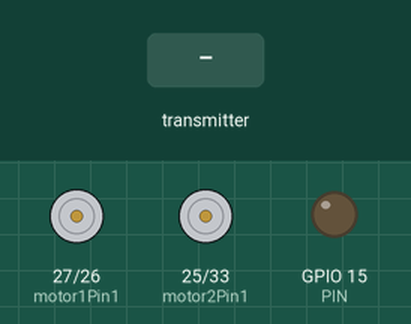
This program was run on a simulated ESP32. On the bench: motor-driver pin pairs drawn as motors (green arrow = first pin HIGH = forward, orange = second pin HIGH = backward, longer = more drive, scaled by the enable pin), output pins drawn as LEDs (lit = HIGH). The test bench sets the inputs (shaded band). What the program prints to the serial monitor is not drawn.

Above: at 1.2 s.
1.3 s: the transmitter starts sending a = 0
At 1.75 s:
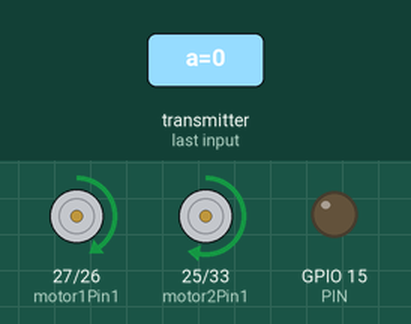
4.3 s: the transmitter starts sending txJustSwitchedOn = 1
5.8 s: the transmitter starts sending switchLightOn = 1
At 6.3 s:
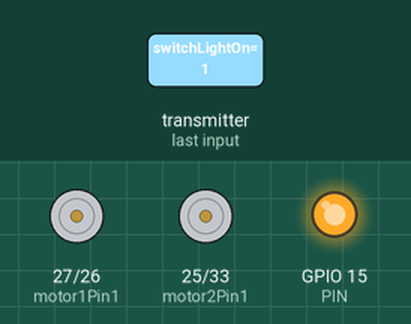
7.3 s: the transmitter starts sending txJustSwitchedOn = 0
At 8.05 s:
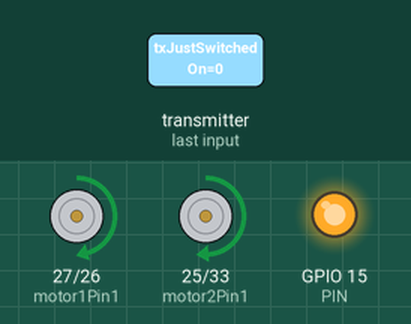
10.3 s: the transmitter starts sending right_value = 1024
13.3 s: the transmitter starts sending left_value = 4095
At 13.73 s:
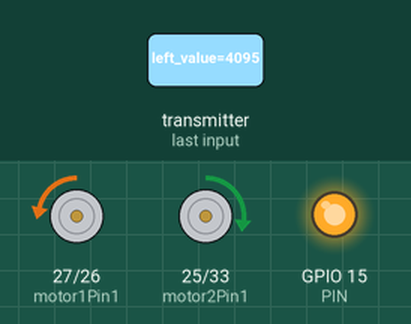
Timing chart, 0 to 63.8 s (numbered marks = the images above; inputs shaded):
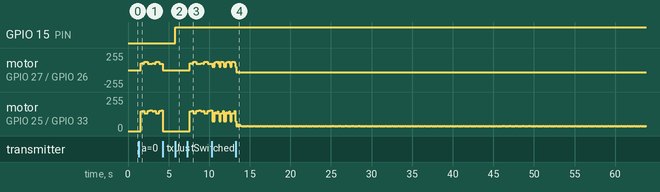

The program:

main.cpp
```cpp
#include <Arduino.h>
#include <esp_now.h>
#include <WiFi.h>
#include <Adafruit_NeoPixel.h>
#include "motorControl.h"

#define PIN 15

/*
  Rui Santos
  Complete project details at https://RandomNerdTutorials.com/esp-now-esp32-arduino-ide/

  Permission is hereby granted, free of charge, to any person obtaining a copy
  of this software and associated documentation files.

  The above copyright notice and this permission notice shall be included in all
  copies or substantial portions of the Software.
*/


// Structure example to receive data
// Must match the sender structure

typedef struct struct_message {
    char a[32];
    uint16_t right_value;
    uint16_t left_value;
    String d;
    bool switchLightOn;
    bool txJustSwitchedOn;
} struct_message;

// Create a struct_message called myData
struct_message myData;
uint32_t cMillisX, cMillisY;
uint32_t pMillisX = 0, pMillisY = 0;
uint16_t intervalX = 5, intervalY = 7;
bool receivedFlag = false;
bool extraPowah = false;

// callback function that will be executed when data is received
void OnDataRecv(const uint8_t * mac, const uint8_t *incomingData, int len) {
  receivedFlag = true;
  memcpy(&myData, incomingData, sizeof(myData)); /*
  Serial.print("Bytes received: ");
  Serial.println(len);
  Serial.print("Char: ");
  Serial.println(myData.a);
  Serial.print("X value: ");
  Serial.println(myData.right_value);
  Serial.print("Y value: ");
  Serial.println(myData.left_value);
  Serial.print("String: ");
  Serial.println(myData.d);
  Serial.print("txJustSwitchedOn?: ");
  Serial.println(myData.txJustSwitchedOn);
  Serial.println();*/
}


void setup() {
  // Initialize Serial Monitor
  Serial.begin(115200);
  pinMode(PIN,OUTPUT);
  // Set device as a Wi-Fi Station
  WiFi.mode(WIFI_STA);

 // Serial.print("ESP Board MAC Address:  ");
  Serial.println(WiFi.macAddress());

  // Init ESP-NOW
  if (esp_now_init() != ESP_OK) {
    Serial.println("Error initializing ESP-NOW");
    return;
  }

  // Once ESPNow is successfully Init, we will register for recv CB to
  // get recv packer info
  esp_now_register_recv_cb(OnDataRecv);
  motors_init();
  disconnected_state();

}

void loop() {
  if (myData.switchLightOn){
    digitalWrite(PIN, HIGH);
    extraPowah = true;
  }
  else if (!myData.switchLightOn){
    digitalWrite(PIN,LOW);
    extraPowah = false;
  }
  //Serial.print("switchLighton: ");
  //Serial.println(myData.switchLightOn);

  cMillisX = cMillisY = millis();
  if (myData.txJustSwitchedOn || !receivedFlag){
    disconnected_state();
  }

  else {
    if (cMillisX - pMillisX >= intervalX){
      if (extraPowah)
        read_x_axis_adc(myData.right_value, 4010);

      else if (!extraPowah)
        read_x_axis_adc(myData.right_value, 3099);
      pMillisX = cMillisX;
    }

    if (cMillisY - pMillisY >= intervalY){
        read_y_axis_adc(myData.left_value);
        pMillisY = cMillisY;
    }
  }
}
```

motorControl.cpp
```cpp
#include "motorControl.h"

bool isMovingForward = false;

void motors_init(void) {

    // sets the pins as outputs:
    pinMode(motor1Pin1, OUTPUT);
    pinMode(motor1Pin2, OUTPUT);
    pinMode(enable1Pin, OUTPUT);

    pinMode(motor2Pin1, OUTPUT);
    pinMode(motor2Pin2, OUTPUT);
    pinMode(enable2Pin, OUTPUT);

    // configure LED PWM functionalitites
    ledcSetup(pwmChannel1, freq, resolution);
    ledcSetup(pwmChannel0, freq, resolution);

    // attach the channel to the GPIO to be controlled
    ledcAttachPin(enable1Pin, pwmChannel1);
    ledcAttachPin(enable2Pin, pwmChannel0);
}


void move_forward(uint16_t Cycle){
    digitalWrite(motor1Pin1, LOW);
    digitalWrite(motor1Pin2, HIGH);

    digitalWrite(motor2Pin1, LOW);
    digitalWrite(motor2Pin2, HIGH);

    ledcWrite(pwmChannel1, Cycle);
    ledcWrite(pwmChannel0, Cycle);
}

void move_backward(uint16_t dCycle){
    digitalWrite(motor1Pin1, HIGH);
    digitalWrite(motor1Pin2, LOW);

    digitalWrite(motor2Pin1, HIGH);
    digitalWrite(motor2Pin2, LOW);

    ledcWrite(pwmChannel1, dCycle);
    ledcWrite(pwmChannel0, dCycle);
}

void move_left(uint16_t dCycle){
    digitalWrite(motor1Pin1, LOW);
    digitalWrite(motor1Pin2, LOW);

    digitalWrite(motor2Pin1, LOW);
    digitalWrite(motor2Pin2, HIGH);

    ledcWrite(pwmChannel1, dCycle);
    ledcWrite(pwmChannel0, dCycle);
}

void left_motor_forward(uint16_t dCycle){
    digitalWrite(motor1Pin1, LOW);
    digitalWrite(motor1Pin2, LOW);

    digitalWrite(motor2Pin1, LOW);
    digitalWrite(motor2Pin2, HIGH);

    ledcWrite(pwmChannel1, dCycle);
    ledcWrite(pwmChannel0, dCycle);
}

void left_motor_backward(uint16_t dCycle){
    digitalWrite(motor1Pin1, LOW);
    digitalWrite(motor1Pin2, LOW);

    digitalWrite(motor2Pin1, HIGH);
    digitalWrite(motor2Pin2, LOW);

    ledcWrite(pwmChannel1, dCycle);
    ledcWrite(pwmChannel0, dCycle);
}

void right_motor_forward(uint16_t dCycle){
    digitalWrite(motor1Pin1, LOW);
    digitalWrite(motor1Pin2, HIGH);

    digitalWrite(motor2Pin1, LOW);
    digitalWrite(motor2Pin2, LOW);

    ledcWrite(pwmChannel1, dCycle);
    ledcWrite(pwmChannel0, dCycle);
}

void right_motor_backward(uint16_t dCycle){
    digitalWrite(motor1Pin1, HIGH);
    digitalWrite(motor1Pin2, LOW);

    digitalWrite(motor2Pin1, LOW);
    digitalWrite(motor2Pin2, LOW);

    ledcWrite(pwmChannel1, dCycle);
    ledcWrite(pwmChannel0, dCycle);
}

void move_right(uint16_t dCycle){
    digitalWrite(motor1Pin1, LOW);
    digitalWrite(motor1Pin2, HIGH);

    digitalWrite(motor2Pin1, LOW);
    digitalWrite(motor2Pin2, LOW);

    ledcWrite(pwmChannel1, dCycle);
    ledcWrite(pwmChannel0, dCycle);
}

void stop(void){
    digitalWrite(motor1Pin1, LOW);
    digitalWrite(motor1Pin2, LOW);
    digitalWrite(motor2Pin1, LOW);
    digitalWrite(motor2Pin2, LOW);

    ledcWrite(pwmChannel1, 0);
    ledcWrite(pwmChannel0, 0);
}
uint16_t cycle;

void read_y_axis_adc(uint32_t dCycle){ //left joystick

    if (dCycle < 1500){
        cycle = map(dCycle, 0, 2000, 4095, 0);
        right_motor_backward(cycle);

        //move_backward(cycle);
        //isMovingForward = false;
    }

    else if (dCycle > 1501 && dCycle < 2000){
        stop();
        isMovingForward = false;
    }

    else{
        isMovingForward = true;

        if (dCycle > 4000)
            dCycle = 2000;

        cycle = map(dCycle, 2000, 4095, 0, 4000);
        //move_forward(cycle);
        right_motor_forward(cycle);
    }
}

void read_x_axis_adc(uint16_t dCycle, uint16_t limits){ //right joystick
   /* if (isMovingForward && dCycle > 1701 && dCycle < 1930){
        move_left(random(949,950));
    }

    else {
        if (dCycle < 1700){
            cycle = map(dCycle, 0, 1880, 3000, 0);
            move_right(cycle);
        }
        else if (dCycle > 1701 && dCycle < 1930){
            stop();
        }
        else{
            cycle = map(dCycle, 1931, 4095, 0, 3000);
            move_left(cycle);
        }
    }*/
    Serial.println(dCycle);

    if (dCycle < 1500){
            cycle = map(dCycle, 0, 2000, 4000, 0);
            left_motor_backward(cycle);
            //Serial.println("x move right");
    }
    else if (dCycle > 1501 && dCycle < 2000){
        stop();
    }
    else{
        cycle = map(dCycle, 2000, 4095, 0, limits);
        left_motor_forward(cycle);
        //Serial.println("x move left");
    }

}

void disconnected_state(void){
    stop();
}
```

motorControl.h
```cpp
#include <Arduino.h>

// Motor A
#define motor1Pin1  27
#define motor1Pin2  26
#define enable1Pin  14

#define motor2Pin1  25
#define motor2Pin2  33
#define enable2Pin  32

const uint16_t freq = 5000;
const uint8_t pwmChannel0 = 0;
const uint8_t pwmChannel1 = 1;
const int resolution = 12;
//uint16_t cycle;


void motors_init(void);
void disconnected_state(void);
void move_forward(uint16_t Cycle);
void move_backward(uint16_t dCycle);
void move_left(uint16_t dCycle);
void move_right(uint16_t dCycle);
void read_y_axis_adc(uint32_t dCycle);
void read_x_axis_adc(uint16_t dCycle, uint16_t limits);
void stop(void);
```

Measured:
- after the input at 5.8 s, GPIO 15 (PIN): LOW → HIGH at once
